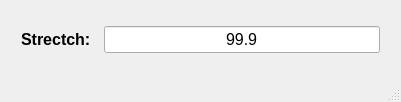
<?xml version="1.0" encoding="UTF-8"?>
<ui version="4.0">
 <class>MainWindow</class>
 <widget class="QMainWindow" name="MainWindow">
  <property name="geometry">
   <rect>
    <x>0</x>
    <y>0</y>
    <width>401</width>
    <height>102</height>
   </rect>
  </property>
  <property name="minimumSize">
   <size>
    <width>401</width>
    <height>102</height>
   </size>
  </property>
  <property name="maximumSize">
   <size>
    <width>401</width>
    <height>102</height>
   </size>
  </property>
  <property name="windowTitle">
   <string>Spectra - Stretch</string>
  </property>
  <widget class="QWidget" name="centralwidget">
   <layout class="QVBoxLayout" name="verticalLayout">
    <item>
     <layout class="QHBoxLayout" name="horizontalLayout_9">
      <property name="spacing">
       <number>13</number>
      </property>
      <property name="leftMargin">
       <number>12</number>
      </property>
      <property name="rightMargin">
       <number>12</number>
      </property>
      <item>
       <widget class="QLabel" name="lbl_stretch">
        <property name="sizePolicy">
         <sizepolicy hsizetype="Preferred" vsizetype="Preferred">
          <horstretch>0</horstretch>
          <verstretch>0</verstretch>
         </sizepolicy>
        </property>
        <property name="font">
         <font>
          <family>Segoe UI</family>
          <pointsize>12</pointsize>
          <weight>75</weight>
          <bold>true</bold>
         </font>
        </property>
        <property name="text">
         <string>Strectch:</string>
        </property>
        <property name="scaledContents">
         <bool>false</bool>
        </property>
        <property name="alignment">
         <set>Qt::AlignLeading|Qt::AlignLeft|Qt::AlignVCenter</set>
        </property>
       </widget>
      </item>
      <item>
       <widget class="QLineEdit" name="ledit_stretch">
        <property name="enabled">
         <bool>true</bool>
        </property>
        <property name="sizePolicy">
         <sizepolicy hsizetype="Expanding" vsizetype="Fixed">
          <horstretch>0</horstretch>
          <verstretch>0</verstretch>
         </sizepolicy>
        </property>
        <property name="font">
         <font>
          <family>Segoe UI</family>
          <pointsize>12</pointsize>
          <italic>false</italic>
          <stylestrategy>PreferDefault</stylestrategy>
         </font>
        </property>
        <property name="focusPolicy">
         <enum>Qt::StrongFocus</enum>
        </property>
        <property name="contextMenuPolicy">
         <enum>Qt::ActionsContextMenu</enum>
        </property>
        <property name="text">
         <string>99.9</string>
        </property>
        <property name="alignment">
         <set>Qt::AlignCenter</set>
        </property>
        <property name="placeholderText">
         <string>Set stretch</string>
        </property>
       </widget>
      </item>
     </layout>
    </item>
   </layout>
  </widget>
  <widget class="QStatusBar" name="statusbar"/>
 </widget>
 <resources/>
 <connections/>
</ui>
